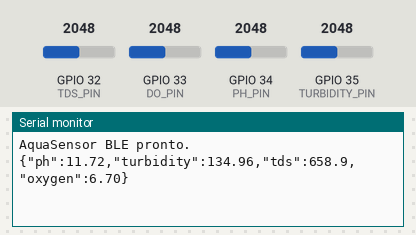
This sketch was run on a simulated ESP32. Shown: the last lines printed to the serial monitor. Inputs (shaded band) come from the test bench; at power-on: GPIO 32 (TDS_PIN) = 2048, GPIO 33 (DO_PIN) = 2048, GPIO 34 (PH_PIN) = 2048, GPIO 35 (TURBIDITY_PIN) = 2048 (analog values on the 0–4095 scale). Nothing arrives over Bluetooth unless stated; a phone connects over Bluetooth LE 3 s after start.

Above: at 1.2 s.
1.3 s: GPIO 32 (TDS_PIN) set to 2866
At 2.7 s:
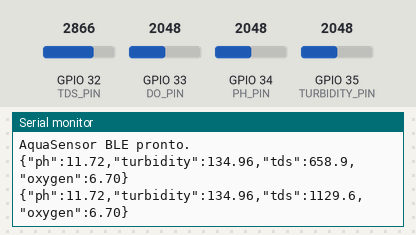
2.8 s: GPIO 33 (DO_PIN) set to 2866
4.3 s: GPIO 34 (PH_PIN) set to 2866
At 5.1 s:
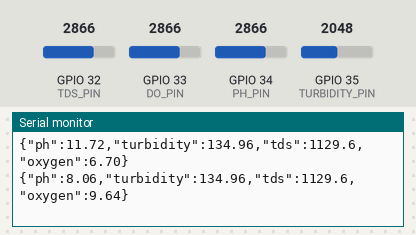
5.8 s: GPIO 35 (TURBIDITY_PIN) set to 2866
At 7.2 s:
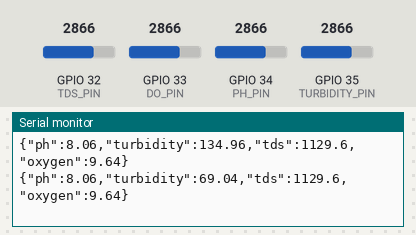
7.3 s: GPIO 32 (TDS_PIN) set to 3972
8.8 s: GPIO 33 (DO_PIN) set to 3972
At 10.0 s:
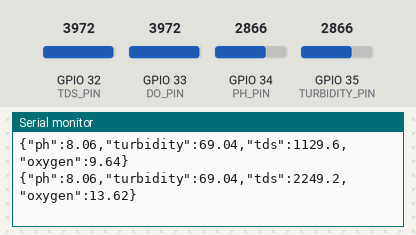
Timing chart, 0 to 11.3 s (numbered marks = the images above; inputs shaded):
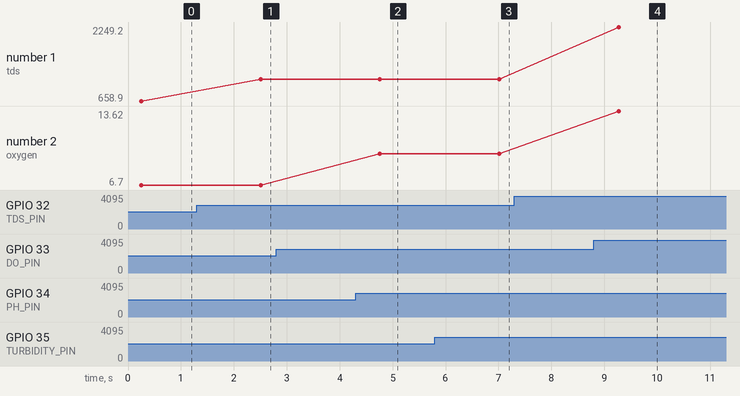

The sketch:

esp32_example.ino
```cpp
/*
 * Firmware de referencia para ESP32 + Arduino Core.
 * Biblioteca: NimBLE-Arduino (instale pelo Library Manager da Arduino IDE).
 *
 * IMPORTANTE: as conversoes abaixo sao exemplos. Calibre cada sonda com
 * solucoes padrao e ajuste PH_OFFSET/TDS_FACTOR/curva de turbidez.
 */
#include <Arduino.h>
#include <NimBLEDevice.h>

static const char *DEVICE_NAME = "AquaSensor";
static const char *SERVICE_UUID = "6e400001-b5a3-f393-e0a9-e50e24dcca9e";
static const char *COMMAND_UUID = "6e400002-b5a3-f393-e0a9-e50e24dcca9e";
static const char *DATA_UUID = "6e400003-b5a3-f393-e0a9-e50e24dcca9e";

constexpr int PH_PIN = 34;
constexpr int TURBIDITY_PIN = 35;
constexpr int TDS_PIN = 32;
constexpr int DO_PIN = 33;
constexpr float ADC_REFERENCE = 3.3f;
constexpr float ADC_MAX = 4095.0f;
constexpr float PH_OFFSET = 0.0f;
constexpr float TDS_FACTOR = 0.5f;

NimBLECharacteristic *dataCharacteristic = nullptr;

float readVoltage(int pin) {
  // Media simples para reduzir ruido instantaneo do ADC.
  uint32_t total = 0;
  for (int i = 0; i < 20; i++) {
    total += analogRead(pin);
    delay(2);
  }
  return (total / 20.0f) * ADC_REFERENCE / ADC_MAX;
}

float readPh() {
  const float voltage = readVoltage(PH_PIN);
  // Exemplo de modulo analogico com 2,5 V em pH 7 e ~0,18 V/pH.
  return 7.0f + ((2.5f - voltage) / 0.18f) + PH_OFFSET;
}

float readTurbidityNtu() {
  const float voltage = readVoltage(TURBIDITY_PIN);
  // Aproximacao para demonstracao; substitua pela curva do seu sensor.
  const float ntu = (3.0f - voltage) * 100.0f;
  return max(0.0f, ntu);
}

float readTdsPpm() {
  const float voltage = readVoltage(TDS_PIN);
  // Formula comum para sonda TDS analogica a 25 C.
  const float compensated = voltage;
  const float value = (133.42f * pow(compensated, 3) -
                       255.86f * pow(compensated, 2) +
                       857.39f * compensated) * TDS_FACTOR;
  return max(0.0f, value);
}

float readDissolvedOxygenMgL() {
  const float voltage = readVoltage(DO_PIN);
  // Exemplo linear para modulo analogico de oxigenio dissolvido. Calibre o
  // zero e a saturacao com a sonda real e compense pela temperatura da agua.
  constexpr float ZERO_VOLTAGE = 0.15f;
  constexpr float SATURATION_VOLTAGE = 2.0f;
  constexpr float SATURATION_MG_L = 8.26f; // aproximacao a 25 C
  const float oxygen =
      (voltage - ZERO_VOLTAGE) * SATURATION_MG_L /
      (SATURATION_VOLTAGE - ZERO_VOLTAGE);
  return max(0.0f, oxygen);
}

void setup() {
  Serial.begin(115200);
  analogReadResolution(12);
  analogSetAttenuation(ADC_11db);

  NimBLEDevice::init(DEVICE_NAME);
  NimBLEServer *server = NimBLEDevice::createServer();
  NimBLEService *service = server->createService(SERVICE_UUID);

  service->createCharacteristic(
      COMMAND_UUID,
      NIMBLE_PROPERTY::WRITE | NIMBLE_PROPERTY::WRITE_NR);
  dataCharacteristic = service->createCharacteristic(
      DATA_UUID,
      NIMBLE_PROPERTY::READ | NIMBLE_PROPERTY::NOTIFY);

  service->start();
  NimBLEAdvertising *advertising = NimBLEDevice::getAdvertising();
  advertising->addServiceUUID(SERVICE_UUID);
  advertising->setName(DEVICE_NAME);
  advertising->enableScanResponse(true);
  advertising->start();

  Serial.println("AquaSensor BLE pronto.");
}

void loop() {
  const float ph = constrain(readPh(), 0.0f, 14.0f);
  const float turbidity = readTurbidityNtu();
  const float tds = readTdsPpm();
  const float oxygen = readDissolvedOxygenMgL();

  // O '\n' e obrigatorio: o app o usa para separar pacotes BLE fragmentados.
  char payload[128];
  snprintf(payload, sizeof(payload),
           "{\"ph\":%.2f,\"turbidity\":%.2f,\"tds\":%.1f,"
           "\"oxygen\":%.2f}\n",
           ph, turbidity, tds, oxygen);

  dataCharacteristic->setValue(
      reinterpret_cast<const uint8_t *>(payload), strlen(payload));
  dataCharacteristic->notify();
  Serial.print(payload);
  delay(2000);
}
```

Measured:
- after the input at 1.3 s, the serial monitor: prints a new line after 1.2 s (image 1)
- after the input at 4.3 s, the serial monitor: prints a new line after 0.46 s (image 2)
- after the input at 5.8 s, the serial monitor: prints a new line after 1.2 s (image 3)
- after the input at 8.8 s, the serial monitor: prints a new line after 0.47 s (image 4)
- plotted number 1: 658.9 → 1129.6 after the input at 1.3 s
- plotted number 2: 9.64 → 13.62 after the input at 8.8 s
